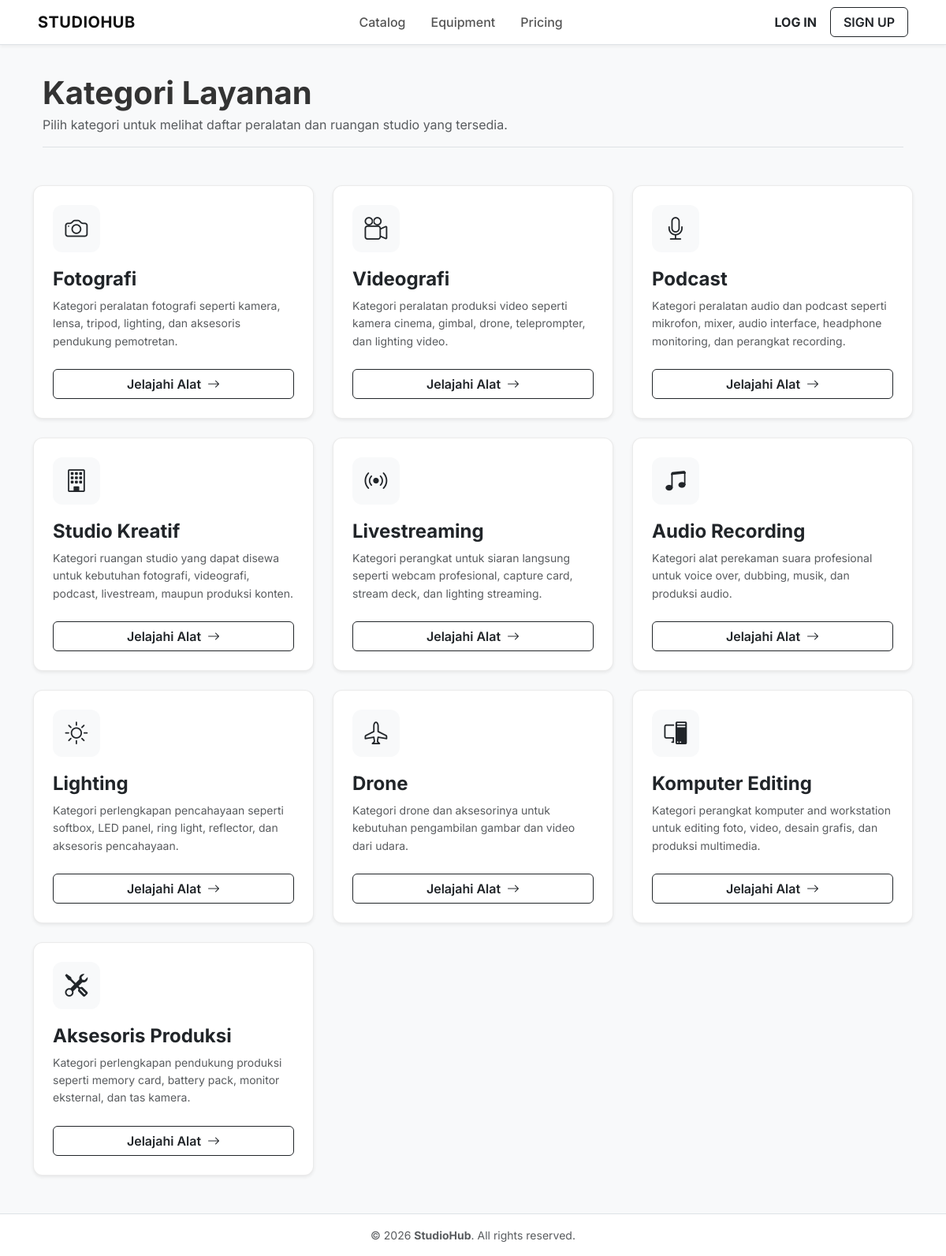
Before: /modules/kategori/index.php with the older database file.
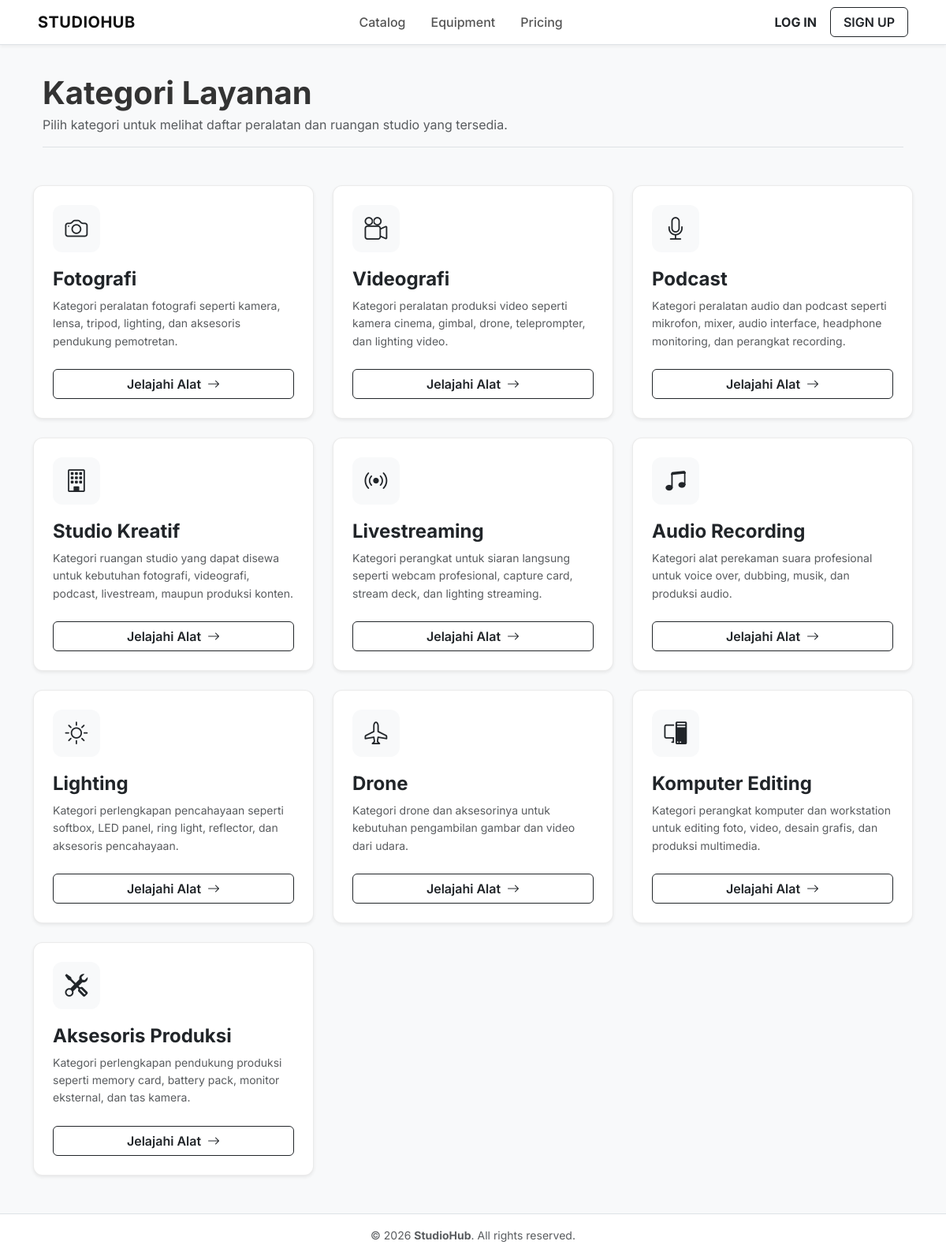
After: the same page with the newer database file.
### tables this page shows
CREATE TABLE `kategori` (
  `id_kategori` int(11) NOT NULL,
  `nama_kategori` varchar(100) NOT NULL,
  `desc_kategori` text DEFAULT NULL
);

### modules/kategori/index.php (the view, shortened to what this page needs)
<?php
require '../../config/koneksi.php';
$query = "SELECT * FROM kategori ORDER BY id_kategori";
$hasil = mysqli_query($conn, $query);
?>
<?php include '../../includes/header.php'; ?>
<div class="container pb-4">
    <div class="d-flex justify-content-between align-items-end border-bottom pb-3 mb-4">
        <div>
            <h1 class="fw-bold mb-1">Kategori Layanan</h1>
            <p class="text-muted mb-0">
                Pilih kategori untuk melihat daftar peralatan dan ruangan studio yang tersedia.
            </p>
        </div>
    </div>
</div>
<div class="row g-4" id="view-categories">
    <?php
    function getCategoryIcon($name) {
        $name_lower = strtolower($name);
        if (strpos($name_lower, 'foto') !== false) return 'bi-camera';
        if (strpos($name_lower, 'video') !== false) return 'bi-camera-reels';
        if (strpos($name_lower, 'podcast') !== false) return 'bi-mic';
        if (strpos($name_lower, 'studio') !== false) return 'bi-building';
        if (strpos($name_lower, 'stream') !== false) return 'bi-broadcast';
        if (strpos($name_lower, 'audio') !== false) return 'bi-music-note-beamed';
        if (strpos($name_lower, 'light') !== false) return 'bi-brightness-high';
        if (strpos($name_lower, 'drone') !== false) return 'bi-airplane';
        if (strpos($name_lower, 'komputer') !== false) return 'bi-pc-display';
        return 'bi-tools';
    }
    while ($data = mysqli_fetch_array($hasil)):
        $icon = getCategoryIcon($data['nama_kategori']);
    ?>
        <div class="col-md-6 col-lg-4">
            <div class="card category-card h-100 p-4 shadow-sm">
                <div class="d-flex flex-column h-100 justify-content-between">
                    <div>
                        <div class="category-icon-wrapper">
                            <i class="bi <?= $icon ?>"></i>
                        </div>
                        <h4 class="fw-bold text-dark mb-2"><?= htmlspecialchars($data['nama_kategori']) ?></h4>
                        <p class="text-muted small mb-4" style="line-height: 1.6;">
                            <?= htmlspecialchars($data['desc_kategori']) ?>
                        </p>
                    </div>
                    <a href="../alat/index.php?kategori=<?= $data['id_kategori'] ?>" class="btn btn-outline-dark w-100 py-2.5 fw-semibold d-flex align-items-center justify-content-center gap-2">
                        Jelajahi Alat <i class="bi bi-arrow-right"></i>
                    </a>
                </div>
            </div>
        </div>
    <?php endwhile; ?>
</div>
<?php include '../../includes/footer.php'; ?>

### includes/header.php (shortened to what this page needs)
<!DOCTYPE html>
<html lang="en">
<head>
    <link href="https://cdn.jsdelivr.net/npm/bootstrap@5.3.3/dist/css/bootstrap.min.css" rel="stylesheet">
    <link rel="stylesheet" href="https://cdn.jsdelivr.net/npm/bootstrap-icons@1.11.3/font/bootstrap-icons.min.css">
    <link rel="stylesheet" href="<?= BASE_URL ?>assets/css/style.css?v=<?= time() ?>">
</head>
<body>
    <nav class="navbar navbar-expand-lg navbar-light bg-white border-bottom fixed-top">
        <div class="container-fluid px-lg-5">
            <a class="navbar-brand fw-bold text-uppercase" href="<?= BASE_URL ?>index.php">
                STUDIOHUB
            </a>
            <div class="d-flex align-items-center gap-3 ms-auto ms-lg-0 order-lg-3">
                <div class="d-flex align-items-center gap-3">
                    <?php if (!isset($_SESSION['user_id'])): ?>
                        <a href="<?= BASE_URL ?>modules/auth/login.php" class="btn btn-link text-decoration-none text-dark fw-bold text-uppercase p-0">LOG IN</a>
                        <a href="<?= BASE_URL ?>modules/auth/register.php" class="btn btn-outline-dark fw-semibold text-uppercase px-3 py-1.5 btn-book-now">SIGN UP</a>
                    <?php endif; ?>
                </div>
            </div>
            <div class="collapse navbar-collapse order-lg-2" id="navbarContent">
                <ul class="navbar-nav mx-auto mb-2 mb-lg-0 gap-lg-3">
                    <li class="nav-item">
                        <a class="nav-link" href="<?= BASE_URL ?>modules/kategori/index.php">Catalog</a>
                    </li>
                    <li class="nav-item">
                        <a class="nav-link" href="<?= BASE_URL ?>modules/alat/index.php">Equipment</a>
                    </li>
                    <li class="nav-item">
                        <a class="nav-link" href="<?= BASE_URL ?>modules/pricing.php">Pricing</a>
                    </li>
                </ul>
            </div>
        </div>
    </nav>
    <div class="container mt-4">

### includes/footer.php (shortened to what this page needs)
    </div>
    <footer class="py-3 mt-5 bg-white border-top text-center">
        <div class="container">
            <p class="mb-0 text-muted small">&copy; <?= date('Y') ?> <strong>StudioHub</strong>. All rights reserved.</p>
        </div>
    </footer>
</body>
</html>

### assets/css/style.css (style rules this page uses)
body { font-family: 'Inter', -apple-system, BlinkMacSystemFont, "Segoe UI", Roboto, "Helvetica Neue", Arial, sans-serif; color: #333333; background-color: #f8f9fa; padding-top: 70px; }
.navbar { box-shadow: 0 2px 4px rgba(0, 0, 0, 0.05); background-color: #ffffff !important; }
.navbar-brand { font-weight: 700; letter-spacing: 0.5px; color: #111111 !important; }
.nav-link { font-weight: 500; color: #555555 !important; transition: color 0.2s ease; }
.card { border: 1px solid #e3e6f0; border-radius: 6px; box-shadow: 0 2px 4px rgba(0,0,0,0.02); transition: transform 0.2s, box-shadow 0.2s; }
footer { background-color: #ffffff; border-top: 1px solid #dee2e6; color: #6c757d; }

### modules/kategori/index.php (style rules this page uses)
.category-card { transition: all 0.3s cubic-bezier(0.165, 0.84, 0.44, 1); border: 1px solid rgba(0, 0, 0, 0.08); border-radius: 12px; background: #ffffff; overflow: hidden; }
.category-icon-wrapper { width: 60px; height: 60px; border-radius: 12px; background-color: #f8f9fa; display: flex; align-items: center; justify-content: center; font-size: 1.8rem; color: #212529; margin-bottom: 20px; transition: all 0.3s ease; }

Changed rows visible on the page:
changed kategori "Komputer Editing": desc_kategori "Kategori perangkat komputer and workstation untuk editing foto, video, desain grafis, dan produksi multimedia." → "Kategori perangkat komputer dan workstation untuk editing foto, video, desain grafis, dan produksi multimedia."
